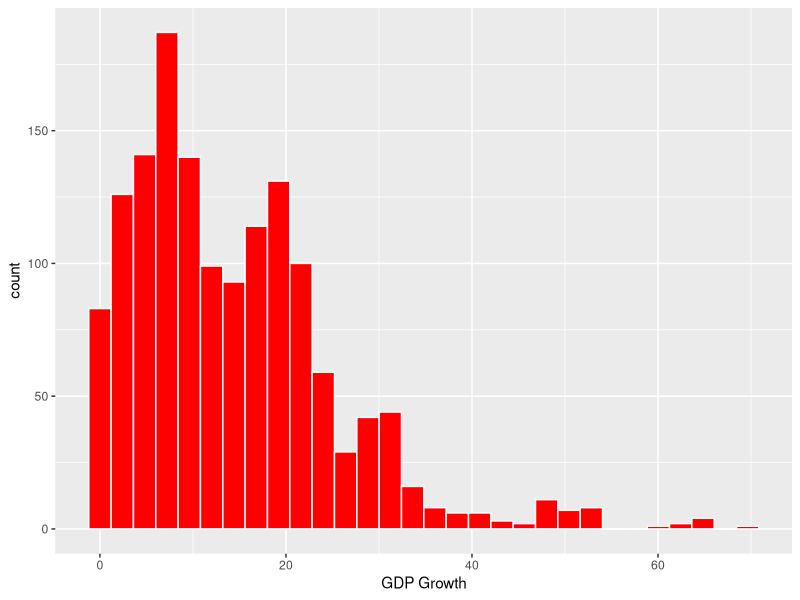
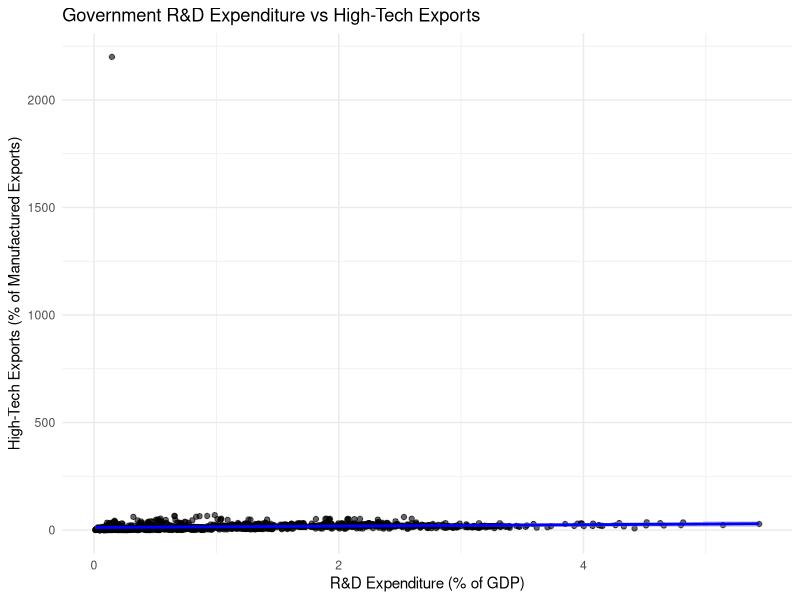
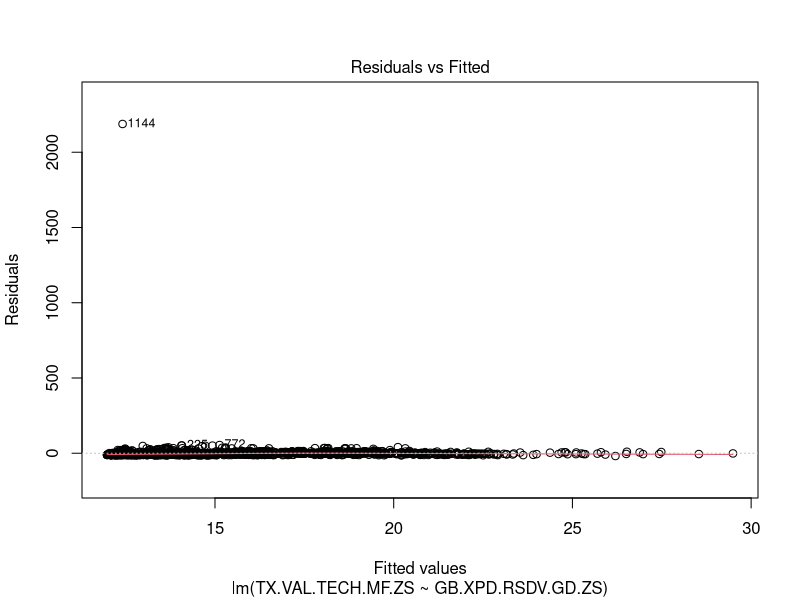
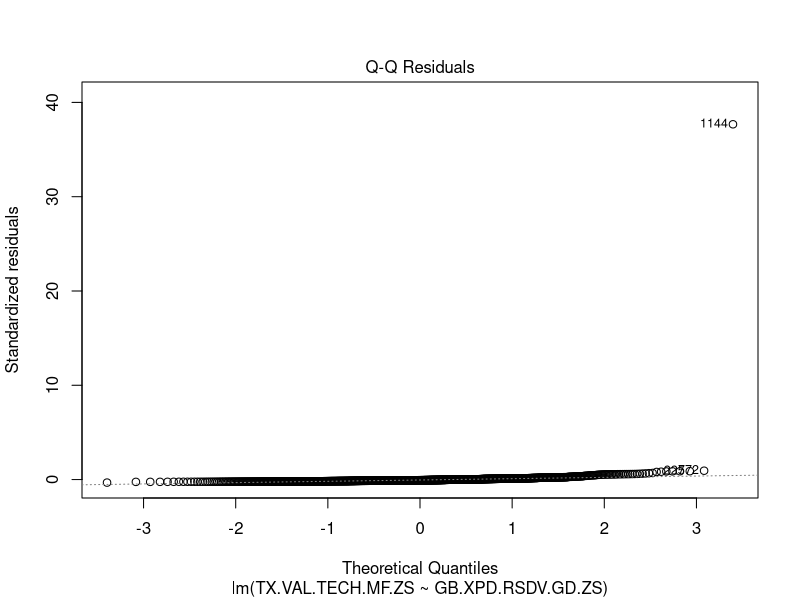
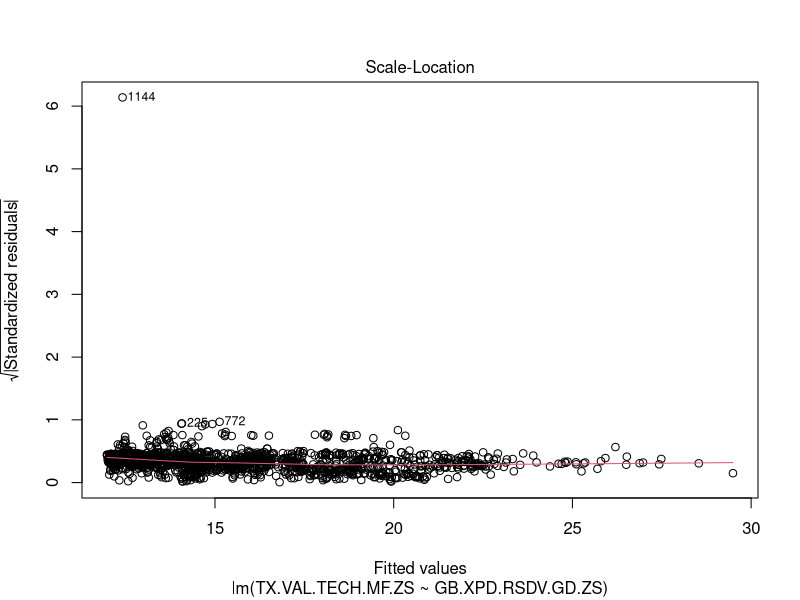
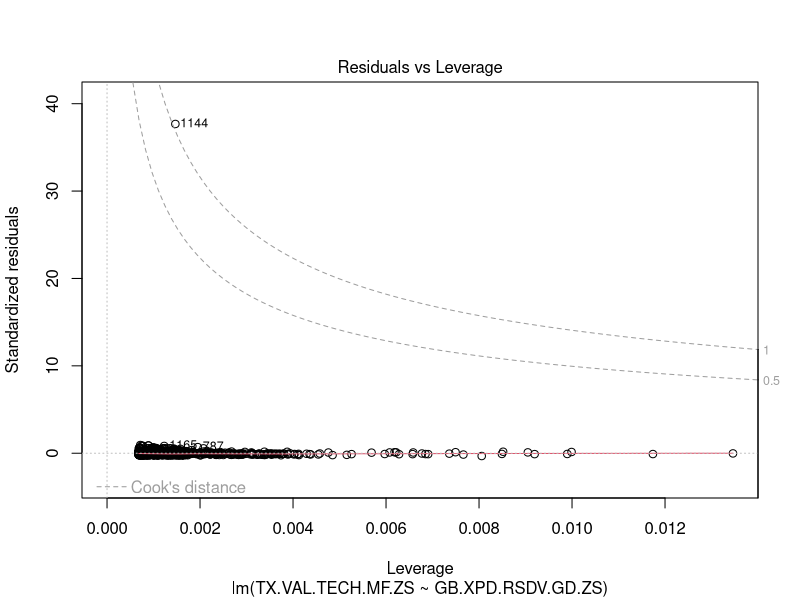

Source code (R) for these figures, in order:
## ---- chunk 1
library(tidyverse)
library(ggplot2)
library(lme4)  # For linear mixed models
## ---- chunk 2
facttable<-read_csv("./facttable.csv")
## ---- chunk 3

## ---- chunk 4
facttable_wide <- facttable %>%
  pivot_longer(cols = 3:24, names_to = "year", values_to = "value") %>% 
  pivot_wider(names_from = Indicator, values_from = value)


## ---- chunk 5

## ---- chunk 6
# Select relevant columns and remove missing values
data <- facttable_wide %>%
  select("Country Code", year, GB.XPD.RSDV.GD.ZS, TX.VAL.TECH.MF.ZS) %>%
  na.omit()

## ---- chunk 7
data %>% 
  filter(TX.VAL.TECH.MF.ZS < 200) %>% 
  drop_na() %>%  
  ggplot(aes(x=TX.VAL.TECH.MF.ZS,)) +
  geom_histogram(color="white", fill="red") +
  labs(x = "GDP Growth", colours = "Cylinder")
## ---- chunk 8
ggplot(data, aes(x = GB.XPD.RSDV.GD.ZS, y = TX.VAL.TECH.MF.ZS)) +
  geom_point(alpha = 0.6) +
  geom_smooth(method = "lm", color = "blue") +
  labs(title = "Government R&D Expenditure vs High-Tech Exports",
       x = "R&D Expenditure (% of GDP)",
       y = "High-Tech Exports (% of Manufactured Exports)") +
  theme_minimal()


## ---- chunk 9
lm_model <- lm(TX.VAL.TECH.MF.ZS ~ GB.XPD.RSDV.GD.ZS, data = data)
summary(lm_model)

## ---- chunk 10
plot(lm_model)
## ---- chunk 11
colnames(data)[colnames(data) == "Country Code"] <- "Country"

## ---- chunk 12
lmm_model <- lmer(TX.VAL.TECH.MF.ZS ~ GB.XPD.RSDV.GD.ZS + (1 | Country), data = data)
summary(lmm_model)

## ---- chunk 13
AIC(lm_model, lmm_model)

## ---- chunk 14
# Random Intercept Model
model_random_intercept <- lmer(TX.VAL.TECH.MF.ZS ~ GB.XPD.RSDV.GD.ZS + (1 | Country), data = data)
summary(model_random_intercept)

## ---- chunk 15
#Random Intercept and Random Slope Model

model_random_slope <- lmer(TX.VAL.TECH.MF.ZS ~ GB.XPD.RSDV.GD.ZS + (GB.XPD.RSDV.GD.ZS | Country), data = data)
summary(model_random_slope)

## ---- chunk 16
# Compare the 2 models;
anova(model_random_intercept, model_random_slope)

## ---- chunk 17
facttable_wide
## ---- chunk 18
colnames(facttable_wide)[colnames(facttable_wide) == "Country Code"] <- "Country"

## ---- chunk 19
lmm_extended <- lmer(TX.VAL.TECH.MF.ZS ~ GB.XPD.RSDV.GD.ZS * (CM.MKT.LCAP.GD.ZS + EG.USE.ELEC.KH.PC + FS.AST.PRVT.GD.ZS + GC.TAX.TOTL.GD.ZS + IT.MLT.MAIN.P2 ) + (GB.XPD.RSDV.GD.ZS | Country), 
                     data = facttable_wide, REML = FALSE)
summary(lmm_extended)
## ---- chunk 20
anova(lmm_extended)
## ---- chunk 21
library(car)
Anova(lmm_extended, type = "III")
